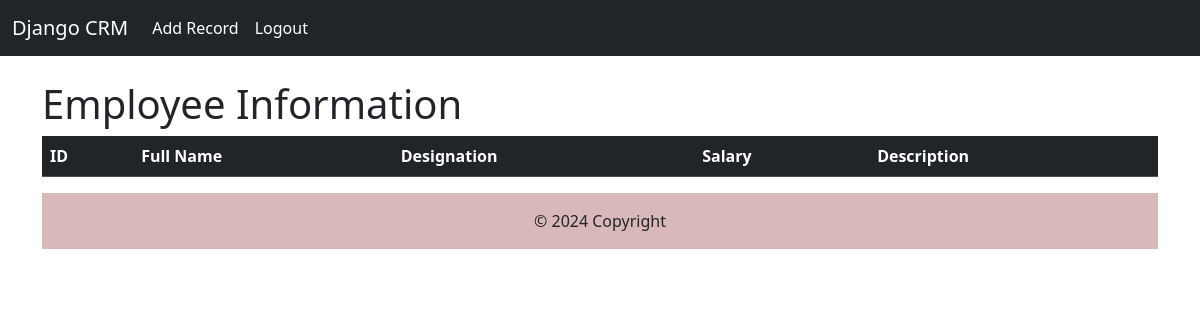
Before: / (signed in) with the older database file.
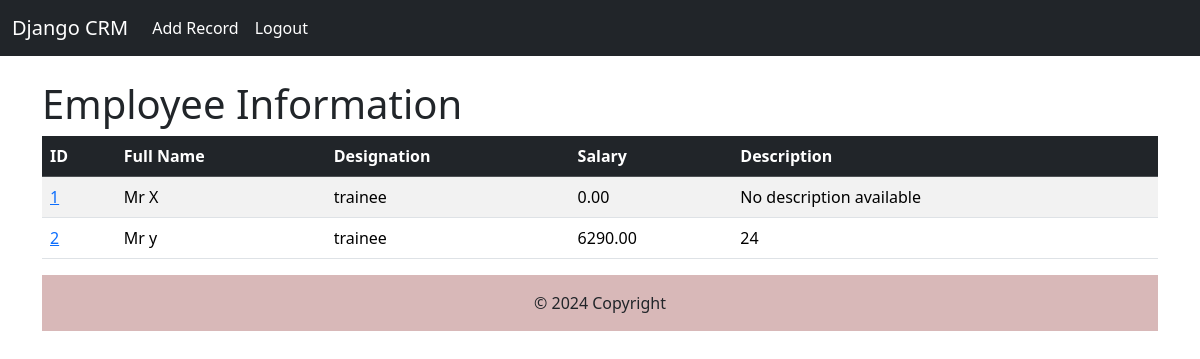
After: the same page with the newer database file.
### website/models.py (models this page shows, shortened)
class Record(models.Model):
    name = models.CharField(max_length=100)
    address = models.TextField()
    phone_number = models.CharField(max_length=15)
    salary = models.DecimalField(max_digits=10, decimal_places=2)
    designation = models.CharField(max_length=50)
    description = models.TextField(default="No description available")

### website/views.py (the view)
# urls.py: path('', views.home, name='home'),
def home(request):
    records = Record.objects.all()
    if request.method == 'POST':
        username = request.POST['username']
        password = request.POST['password']
        user = authenticate(request, username=username, password=password)
        if user is not None:
            login(request, user)
            messages.success(request, "You are welcome!")
            return redirect('home')
        else:
            messages.success(request, "Error in login!!")
            return redirect('home')
    else:
        return render(request, 'home.html', {'records': records})

### website/templates/home.html (shortened to what this page needs)
{% extends 'base.html' %}
{% block content%}
<div class="co-md-6 offset-md-0">
    {% if user.is_authenticated %}
    <h1>Employee Information</h1>
    <table class="table table-striped table-hover">
        <thead class="table-dark">
            <tr>
                <th scope="col">ID </th>
                <th scope="col">Full Name </th>
                <th scope="col">Designation</th>
                <th scope="col">Salary</th>
                <th scope="col">Description</th>
            </tr>
        </thead>
        <tbody>
            {% if records %}
                {% for record in records%}
                <tr>
                    <td><a href="{% url 'record' record.id %}">{{ record.id }}</a></td>
                    <td>{{ record.name }}</td>
                    <td>{{ record.designation }}</td>
                    <td>{{ record.salary }}</td>
                    <td>{{ record.description }}</td>
                </tr>
                {% endfor %}
            {% endif %}
        </tbody>
    </table>
{% endif %}
{% endblock %}

Changed rows visible on the page:
added Record: id "1", name "Mr X", designation "trainee", salary "0.00", description "No description available"
added Record: id "2", name "Mr y", designation "trainee", salary "6290.00", description "24"
